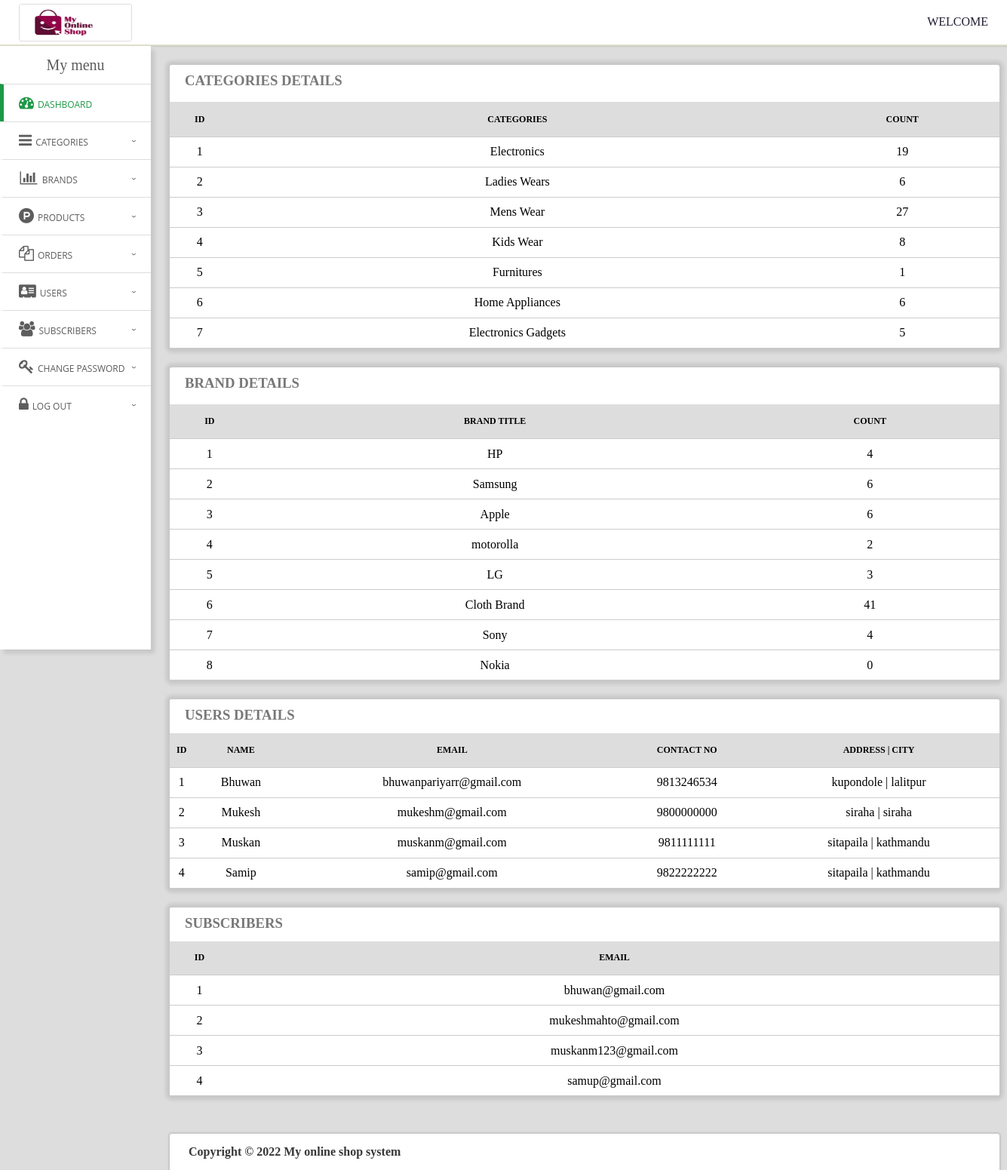
The app's page /admin/index.php with its own data.
### tables this page shows
CREATE TABLE `categories` (
  `cat_id` int(100) NOT NULL,
  `cat_title` text NOT NULL
);

CREATE TABLE `brands` (
  `brand_id` int(100) NOT NULL,
  `brand_title` text NOT NULL
);

CREATE TABLE `user_info` (
  `user_id` int(10) NOT NULL,
  `first_name` varchar(100) NOT NULL,
  `last_name` varchar(100) NOT NULL,
  `email` varchar(300) NOT NULL,
  `password` varchar(300) NOT NULL,
  `mobile` varchar(10) NOT NULL,
  `address1` varchar(300) NOT NULL,
  `address2` varchar(11) NOT NULL
);

CREATE TABLE `email_info` (
  `email_id` int(100) NOT NULL,
  `email` text NOT NULL
);

### admin/index.php (the view, shortened to what this page needs)
<?php
    include "ad-header.php";
?>
<div class="categories">
    <div class="cat-heading">
        <h3>Categories details</h3>
    </div>
    <table class="plist">
        <thead class="heading">
            <tr>
                <th>id</th>
                <th>Categories</th>
                <th>Count</th>
            </tr>
        </thead>
        <tbody class="body">
            <?php
                $result=mysqli_query($con,"select * from categories")or die ("query 1 incorrect.....");
                $i=1;
                while(list($id,$categories)=mysqli_fetch_array($result))
                {
                  $sql = "SELECT COUNT(*) AS count_items FROM products WHERE product_cat=$i";
                  $query = mysqli_query($con,$sql);
                  $row = mysqli_fetch_array($query);
                  $count=$row["count_items"];
                  $i++?>
                    <tr>
                          <td><?php echo $id ?></td>
                          <td><?php echo $categories ?></td>
                          <td><?php echo $count ?></td>
                    </tr>
            <?php } ?>
        </tbody>
    </table>
</div>
<div class="categories">
    <div class="cat-heading">
        <h3>Brand details</h3>
    </div>
    <table class="plist">
        <thead class="heading">
            <tr>
                <th>Id</th>
                <th>Brand title</th>
                <th>Count</th>
            </tr>
        </thead>
        <tbody class="body">
            <?php
                $result=mysqli_query($con,"select * from brands")or die ("query 1 incorrect.....");
                $i=1;
                while(list($brand_id,$brand_title)=mysqli_fetch_array($result))
                {
                    $sql = "SELECT COUNT(*) AS count_items FROM products WHERE product_brand=$i";
                    $query = mysqli_query($con,$sql);
                    $row = mysqli_fetch_array($query);
                    $count=$row["count_items"];
                    $i++;
                    echo "<tr>
                            <td>$brand_id</td>
                            <td>$brand_title</td>
                            <td>$count</td>
                          </tr>";
                }
            ?>
        </tbody>
    </table>
</div>
<div class="product-list">
    <div class="list-header">
        <h3>Users details</h3>
    </div>
    <table class="plist">
        <thead class="heading">
            <tr>
                <th>id</th>
                <th>name</th>
                <th>email</th>
                <th>contact no</th>
                <th>Address | city</th>
            </tr>
        </thead>
        <tbody class="body">
            <?php
            $res = mysqli_query($con,"SELECT * FROM user_info");
            while($data=mysqli_fetch_array($res))
                {?>
                <tr>
                    <td><?php echo $data["user_id"];?></td>
                    <td><?php echo $data["first_name"];?></td>
                    <td><?php echo $data["email"];?></td>
                    <td><?php echo $data["mobile"];?></td>
                    <td><?php echo $data["address1"];?> | <?php echo $data["address2"];?></td>
                </tr>
            <?php } ?>
        </tbody>
    </table>
</div>
<div class="product-list">
    <div class="list-header">
        <h3>Subscribers</h3>
    </div>
    <table class="plist">
        <thead class="heading">
            <tr>
                <th>id</th>
                <th>email</th>
            </tr>
        </thead>
        <tbody class="body">
            <?php
                $res = mysqli_query($con,"SELECT * FROM email_info");
                while($data=mysqli_fetch_array($res))
                    {?>
                    <tr>
                        <td><?php echo $data["email_id"];?></td>
                        <td><?php echo $data["email"];?></td>
                    </tr>
                <?php } ?>
        </tbody>
    </table>
</div>
<?php
include "footer.php";
?>

### admin/css/style.css (style rules this page uses)
* { margin: 0; padding: 0; box-sizing: border-box; }
body { background: #ddd; margin: 0; padding: 0; }
h3 { color: rgb(121, 120, 120); padding: 10px 0px 15px 20px; text-transform: uppercase; }
.product-list { width: 1100px; height: auto; background: #fff; border-radius: 3px 3px 3px 3px; margin-left: 225px; margin-top: 25px; border: none; box-shadow: 0px 0px 5px 5px rgba(0,0,0,0.1); }
.list-header { width: 100%; height: 45px; background: #fff; border-radius: 3px 3px 0px 0px; color: #ddd; }
.heading { background: #ddd; width: 100%; height: 45px; border: none; outline: none; border-bottom: 1px solid #ccc; }
.body { text-align: center; }
table { width: 100%; border-collapse: collapse; border-radius: 5px; margin-bottom: 20px; }
tr { border-bottom: 1px solid #ccc; height: 40px; }
th { background-color: #ddd; text-transform: uppercase; font-size: 12px; }
.categories { width: 1100px; height: auto; background: #fff; border-radius: 3px 3px 3px 3px; margin-left: 225px; margin-top: 25px; border: none; box-shadow: 0px 0px 5px 5px rgba(0,0,0,0.1); }
.cat-heading { width: 100%; height: 50px; border-bottom: 1px solid #ddd; }

### records on screen
categories: cat_id "1", cat_title "Electronics", count "19"
categories: cat_id "2", cat_title "Ladies Wears", count "6"
categories: cat_id "3", cat_title "Mens Wear", count "27"
categories: cat_id "4", cat_title "Kids Wear", count "8"
categories: cat_id "5", cat_title "Furnitures", count "1"
categories: cat_id "6", cat_title "Home Appliances", count "6"
categories: cat_id "7", cat_title "Electronics Gadgets", count "5"
brands: brand_id "1", brand_title "HP", count "4"
brands: brand_id "2", brand_title "Samsung", count "6"
brands: brand_id "3", brand_title "Apple", count "6"
brands: brand_id "4", brand_title "motorolla", count "2"
brands: brand_id "5", brand_title "LG", count "3"
brands: brand_id "6", brand_title "Cloth Brand", count "41"
brands: brand_id "7", brand_title "Sony", count "4"
brands: brand_id "8", brand_title "Nokia", count "0"
user_info: user_id "1", first_name "Bhuwan", email "bhuwanpariyarr@gmail.com", mobile "9813246534", address1 "kupondole", address2 "lalitpur"
user_info: user_id "2", first_name "Mukesh", email "mukeshm@gmail.com", mobile "9800000000", address1 "siraha", address2 "siraha"
user_info: user_id "3", first_name "Muskan", email "muskanm@gmail.com", mobile "9811111111", address1 "sitapaila", address2 "kathmandu"
user_info: user_id "4", first_name "Samip", email "samip@gmail.com", mobile "9822222222", address1 "sitapaila", address2 "kathmandu"
email_info: email_id "1", email "bhuwan@gmail.com"
email_info: email_id "2", email "mukeshmahto@gmail.com"
email_info: email_id "3", email "muskanm123@gmail.com"
email_info: email_id "4", email "samup@gmail.com"
